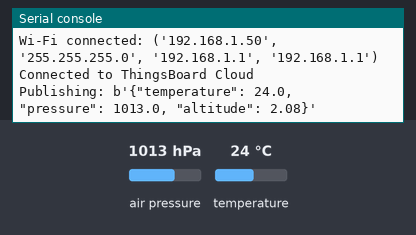
A program run on a simulated ESP32 board running MicroPython. Shown: the last lines printed to the serial console. The inputs (shaded band) are chosen by the test bench; at power-on: air pressure 1013 hPa, temperature 24 °C. No MQTT or app messages arrive unless stated.

Above: at 2.8 s.
2.9 s: air pressure set to 952 hPa
5.9 s: temperature set to 12 °C
At 7.5 s:
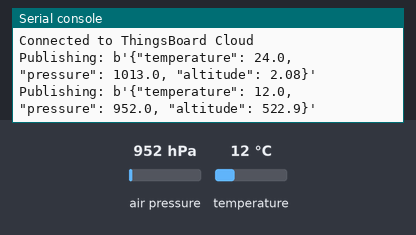
8.9 s: air pressure set to 975 hPa
At 12.7 s:
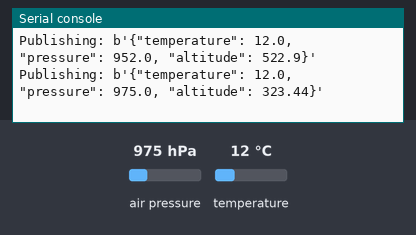
Timing chart, 0 to 14.2 s (numbered marks = the images above; inputs shaded):
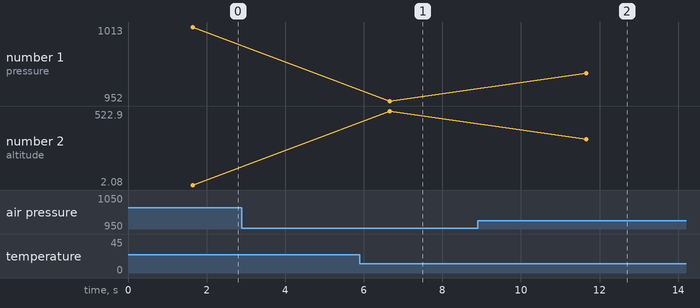

The program:

main.py
```python
from machine import Pin, I2C
from bmp280 import BMP280
import network, time, json
from umqtt.simple import MQTTClient

# --- Wi-Fi Config ---
SSID = "Robotic WIFI"
PASS = "rbtWIFI@2025"

# --- ThingsBoard MQTT Config ---
TB_HOST = "mqtt.thingsboard.cloud"
TB_PORT = 1883
TB_TOKEN = b"x44taP26HT3TBYZpEpqZ"   # Replace with your actual token
TOPIC = b"v1/devices/me/telemetry"

# --- Initialize I2C & BMP280 Sensor ---
i2c = I2C(0, scl=Pin(22), sda=Pin(21))
bmp = BMP280(i2c, addr=0x76)

# --- Connect Wi-Fi ---
w = network.WLAN(network.STA_IF)
w.active(True)
if not w.isconnected():
    print("Connecting to Wi-Fi...")
    w.connect(SSID, PASS)
    t = time.ticks_ms()
    while not w.isconnected():
        if time.ticks_diff(time.ticks_ms(), t) > 15000:
            raise RuntimeError("Wi-Fi connection timeout!")
        time.sleep(0.5)
print("Wi-Fi connected:", w.ifconfig())

# --- Connect to ThingsBoard MQTT ---
c = MQTTClient(client_id=b"esp32-tb",
               server=TB_HOST,
               port=TB_PORT,
               user=TB_TOKEN,
               password=b"",
               keepalive=30,
               ssl=False)

c.connect()
print("Connected to ThingsBoard Cloud")

# --- Main Loop: Read sensor + publish ---
while True:
    # Read BMP280 data
    temp = round(bmp.temperature, 2)
    press = round(bmp.pressure / 100, 2)   # Convert Pa → hPa
    alt = round(bmp.altitude, 2)

    # Prepare JSON payload
    payload = {
        "temperature": temp,
        "pressure": press,
        "altitude": alt
    }

    msg = json.dumps(payload).encode("utf-8")

    # Publish to ThingsBoard
    print("Publishing:", msg)
    try:
        c.publish(TOPIC, msg)
    except Exception as e:
        print("Publish failed:", e)
        try:
            c.connect()
            print("Reconnected to MQTT")
        except:
            print("Reconnection failed")

    time.sleep(5)
```

Measured:
- after the input at 5.9 s, the serial console: prints a new line after 0.76 s (image 1)
- after the input at 8.9 s, the serial console: prints a new line after 2.8 s (image 2)
- plotted number 1: 952 → 975 after the input at 8.9 s
- plotted number 2: 522.9 → 323.44 after the input at 8.9 s
